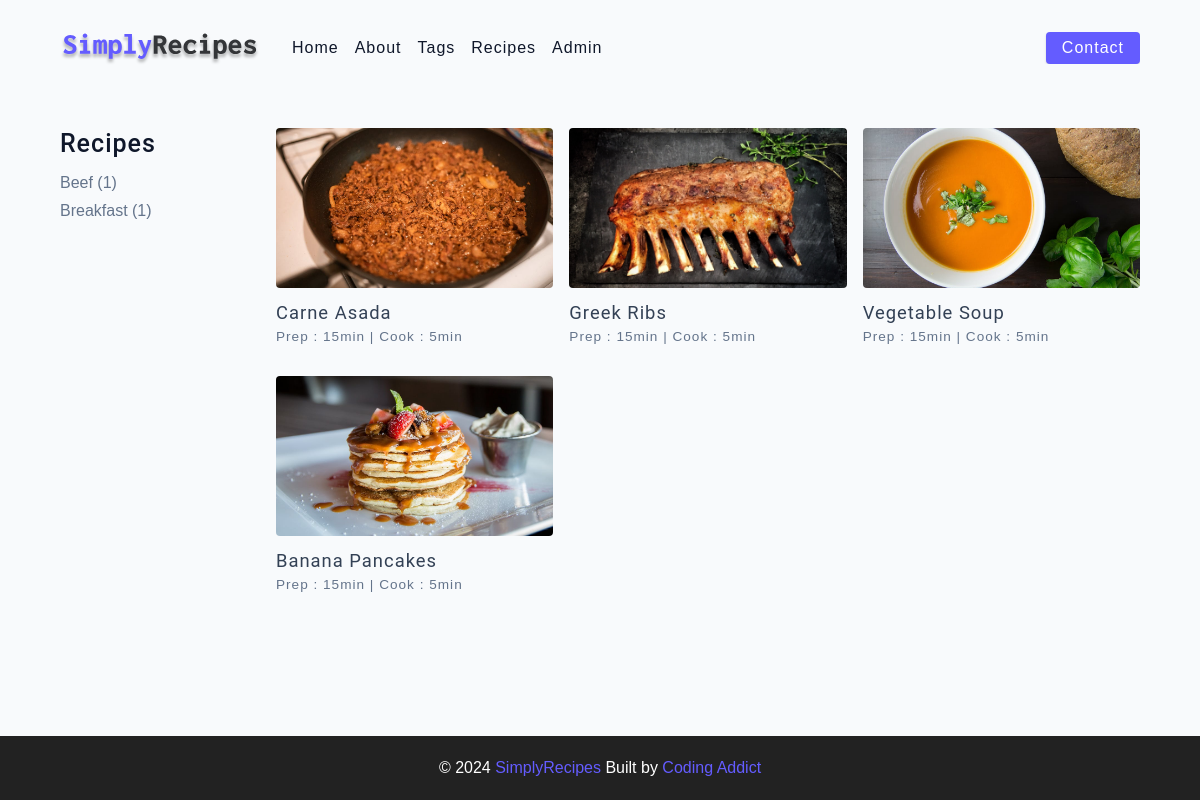
Page /main/recipes on the committed database.
### tables this page shows
CREATE TABLE `tags` (
  `id` int(11) NOT NULL,
  `name` varchar(100) NOT NULL
);

CREATE TABLE `recipes` (
  `id` int(11) NOT NULL,
  `name` varchar(255) NOT NULL,
  `prep` int(10) NOT NULL,
  `cook` int(10) NOT NULL,
  `serving` int(10) NOT NULL,
  `img` varchar(100) NOT NULL
);

### app/core/View.php (called while the page is built, shortened)
<?php
class View
{
    public static function render($template, $data = null)
    {
        include "app/views/layouts/main_layout.php";
    }
}

### app/controllers/Controller_Main.php (called while the page is built, shortened)
<?php
class Controller_Main extends Controller_Base
{
    public function action_recipes()
    {
        $recipes = Recipe::findAll();
        $tags = Tag::findAll();
        View::render("main/recipes", ["recipes" => $recipes, "tags" => $tags]);
    }
}

### index.php (called while the page is built, shortened)
<?php
include "autoload.php";
include "app/models/Model.php";
include "app/core/View.php";
Route::start();

### autoload.php (called while the page is built, shortened)
<?php
function model_autoloader($class) {
    $file_path = __DIR__ . "/app/models/" . $class . ".php";
    switch($class) {
        case 'Recipe': return require_once $file_path;
        case 'Tag': return require_once $file_path;
        case 'RecipeTag': return require_once $file_path;
    }
}

### app/models/Model.php (called while the page is built, shortened)
<?php
class Model
{
    public static $db;
    public static function connect()
    {
        $host_dbname = "mysql:host=localhost;dbname=recipes";
        $username = "root";
        $password = "";
        self::$db = new PDO($host_dbname, $username, $password);
    }
    public static function findAll()
    {
        $table = static::getTable();
        $sql = "SELECT * FROM `$table`";
        $stmt = self::$db->query($sql);
        return $stmt->fetchAll(PDO::FETCH_ASSOC);
    }
}

### app/models/Tag.php (called while the page is built, shortened)
<?php
class Tag extends Model
{
    public static function getTable()
    {
        return 'tags';
    }
    public static function findAll()
    {
        $tagsWithRecipes = [];
        $tags = parent::findAll();
        for ($i = 0; $i < count($tags); $i++) {
            $recipes = RecipeTag::getRecipes($tags[$i]['id']);
            if (!$recipes) continue;
            $tags[$i]['count_recipes'] = count($recipes);
            $tagsWithRecipes[] = $tags[$i];
        }
        return $tagsWithRecipes;
    }
}

### app/models/RecipeTag.php (called while the page is built, shortened)
<?php
class RecipeTag extends Model
{
    public static function getTable()
    {
        return 'recipe_tags';
    }
    public static function getRecipes($tag_id)
    {
        $table = self::getTable();
        $sql = "SELECT `recipe_id` FROM `$table` WHERE `tag_id` = :tag_id";
        $stmt = self::$db->prepare($sql);
        $stmt->execute(['tag_id' => $tag_id]);
        return $stmt->fetchAll(PDO::FETCH_COLUMN);
    }
}

### app/models/Recipe.php (called while the page is built, shortened)
<?php
class Recipe extends Model
{
    public static function getTable()
    {
        return 'recipes';
    }
}

### app/views/main/recipes.php (the view)
<section class="recipes-container">
<div class="tags-container">
    <h4>recipes</h4>
    <div class="tags-list">
    <?foreach($tags as $tag): ?>
    <a href="tag-template.html"><?=$tag['name']?> (1)</a>
    <?endforeach?>
    </div>
</div>
<div class="recipes-list">
    <?foreach($recipes as $recipe): ?>
    <a href="single-recipe.html" class="recipe">
    <img
        src="/assets/img/recipes/<?= $recipe['img']?>"
        class="img recipe-img"
        alt=""
    />
    <h5><?=$recipe['name'] ?></h5>
    <p>Prep : <?=$recipe['prep']?>min | Cook : <?=$recipe['cook']?>min</p>
    </a>
    <?endforeach?>
</div>
</section>

### assets/css/main.css (style rules this page uses)
html { font-size: 100%; }
:root { --primary-100: #e2e0ff; --primary-200: #c1beff; --primary-300: #a29dff; --primary-400: #837dff; --primary-500: #645cff; --primary-600: #504acc; --primary-700: #3c3799; --primary-800: #282566; --primary-900: #141233; --grey-50: #f8fafc; --grey-100: #f1f5f9; --grey-200: #e2e8f0; --grey-300: #cbd5e1; --grey-400: #94a3b8; --grey-500: #64748b; --grey-600: #475569; --grey-700: #334155; --grey-800: #1e293b; --grey-900: #0f172a; --black: #222; --white: #fff; --red-light: #f8d7da; --red-dark: #842029; --green-light: #d1e7dd; --green-dark: #0f5132; --headingFont: 'Roboto', sans-serif; --bodyFont: 'Nunito', sans-serif; --smallText: 0.7em; --backgroundColor: var(--grey-50); --textColor: var(--grey-900); --borderRadius: 0.25rem; --letterSpacing: 1px; --transition: 0.3s ease-in-out all; --max-width: 1120px; --fixed-width: 600px; --shadow-1: 0 1px 3px 0 rgba(0, 0, 0, 0.1), 0 1px 2px 0 rgba(0, 0, 0, 0.06); --shadow-2: 0 4px 6px -1px rgba(0, 0, 0, 0.1), 0 2px 4px -1px rgba(0, 0, 0, 0.06); --shadow-3: 0 10px 15px -3px rgba(0, 0, 0, 0.1), 0 4px 6px -2px rgba(0, 0, 0, 0.05); --shadow-4: 0 20px 25px -5px rgba(0, 0, 0, 0.1), 0 10px 10px -5px rgba(0, 0, 0, 0.04); }
body { background: var(--backgroundColor); font-family: var(--bodyFont); font-weight: 400; line-height: 1.75; color: var(--textColor); }
p { margin-top: 0; margin-bottom: 1.5rem; max-width: 40em; }
h1, h2, h3, h4, h5 { margin: 0; margin-bottom: 1.38rem; font-family: var(--headingFont); font-weight: 400; line-height: 1.3; text-transform: capitalize; letter-spacing: var(--letterSpacing); }
h4 { font-size: 1.563rem; }
h5 { font-size: 1.25rem; }
a { text-decoration: none; }
.img { width: 100%; display: block; object-fit: cover; }
::placeholder { font-family: inherit; color: var(--grey-400); }
.recipes-container { display: grid; gap: 2rem 1rem; }
.recipes-list { display: grid; gap: 2rem 1rem; padding-bottom: 3rem; }
.tags-container { order: 1; display: flex; flex-direction: column; padding-bottom: 3rem; }
.tags-container h4 { margin-bottom: 0.5rem; font-weight: 500; }
.tags-list { display: grid; grid-template-columns: 1fr 1fr 1fr; }
.tags-list a { text-transform: capitalize; display: block; color: var(--grey-500); transition: var(--transition); }
.recipe { display: block; }
.recipe-img { height: 15rem; border-radius: var(--borderRadius); margin-bottom: 1rem; }
.recipe h5 { margin-bottom: 0; margin-top: 0.25rem; line-height: 1; color: var(--grey-700); }
.recipe p { margin-bottom: 0; line-height: 1; color: var(--grey-500); margin-top: 0.5rem; letter-spacing: var(--letterSpacing); }
@media screen and (min-width: 576px) { .recipes-list { grid-template-columns: 1fr 1fr; } }
@media screen and (min-width: 576px) { .recipe-img { height: 10rem; } }
@media screen and (min-width: 992px) { .recipes-container { grid-template-columns: 200px 1fr; gap: 1rem; } }
@media screen and (min-width: 992px) { .recipes-list { grid-template-columns: 1fr 1fr; } }
@media screen and (min-width: 992px) { .recipe p { font-size: 0.85rem; } }
@media screen and (min-width: 992px) { .tags-container { order: 0; } }
@media screen and (min-width: 992px) { .tags-list { display: grid; grid-template-columns: 1fr; } }
@media screen and (min-width: 1200px) { .recipe h5 { font-size: 1.15rem; } }
@media screen and (min-width: 1200px) { .recipes-list { grid-template-columns: 1fr 1fr 1fr; } }

### rows in the picture
tags: name "Beef"
tags: name "Breakfast"
recipes: img (picture), name "Carne Asada", prep "15", cook "5"
recipes: img (picture), name "Greek Ribs", prep "15", cook "5"
recipes: img (picture), name "Vegetable Soup", prep "15", cook "5"
recipes: img (picture), name "Banana Pancakes", prep "15", cook "5"
